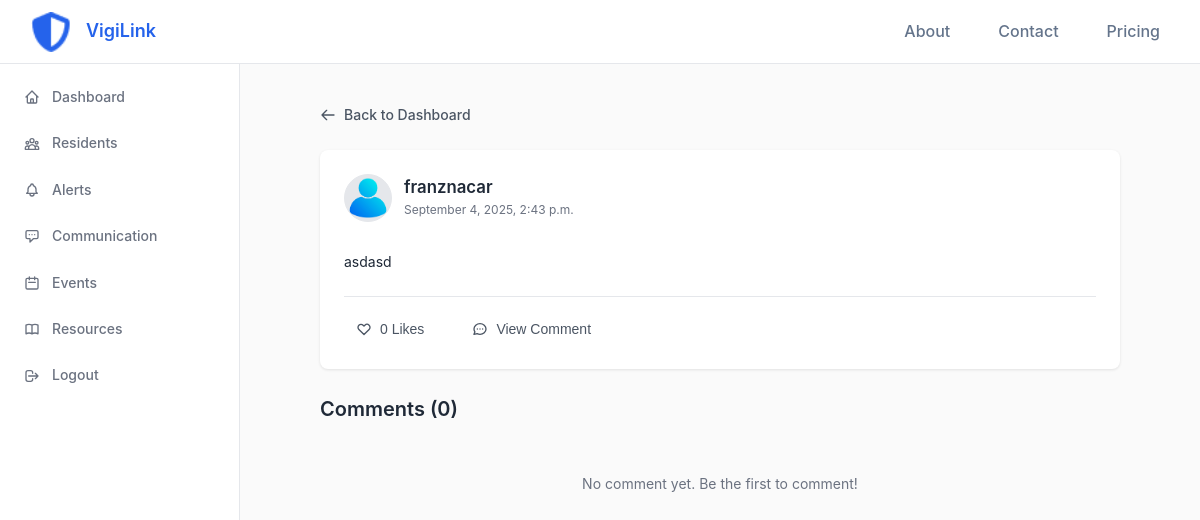
/user/post/41/ (signed in), run on the app's committed database.
### user_panel/models.py (models this page shows, shortened)
class Post(models.Model):
    post_id = models.AutoField(primary_key=True)
    user = models.ForeignKey(settings.AUTH_USER_MODEL, on_delete=models.CASCADE, related_name='posts')
    message = models.TextField(blank=True)
    uploaded_at = models.DateTimeField(default=timezone.now)

### accounts/models.py (models this page shows, shortened)
class User(AbstractUser):
    first_name = None
    last_name = None
    ROLE_CHOICES = (
        ('guest', 'Guest'),
        ('resident', 'Resident'),
        ('communityowner', 'Community Owner'),
        ('security', 'Security'),
        ('admin', 'Admin'),
    )
    full_name = models.CharField(max_length=300, blank=True)
    city = models.ForeignKey(City, on_delete=models.SET_NULL, null=True, blank=True)
    district = models.ForeignKey(District, on_delete=models.SET_NULL, null=True, blank=True)
    contact = models.CharField(max_length=50, blank=True)
    is_verified = models.BooleanField(default=False)
    verification_code = models.CharField(max_length=6, blank=True, null=True)
    verification_code_created = models.DateTimeField(null=True, blank=True)
    profile_picture = models.ImageField(upload_to='profile_pictures/', default='accounts/static/accounts/images/profile.png', blank=True, null=True)
    profile_picture_url = models.URLField(max_length=500, blank=True, null=True)  # For Dropbox URLs
    role = models.CharField(max_length=20, choices=ROLE_CHOICES, default='guest')
    address = models.TextField(blank=True)
    block = models.CharField(max_length=50, blank=True)
    lot = models.CharField(max_length=50, blank=True)
    about = models.TextField(blank=True, help_text='A short bio or description about yourself')
    objects = CustomUserManager()
    USERNAME_FIELD = 'username'
    REQUIRED_FIELDS = ['email', 'full_name']
    class Meta:
        verbose_name = _('user')
        verbose_name_plural = _('users')
    def __str__(self):
        return self.username

### user_panel/views.py (the view)
# urls.py: path('post/<int:post_id>/', views.view_post, name='view_post'),
@login_required
def view_post(request, post_id):
    post = get_object_or_404(Post, post_id=post_id)
    replies = post.replies.all().order_by('created_at')
    user_reacted = post.reactions.filter(user=request.user).exists()
    context = {
        'post': post,
        'replies': replies,
        'user_reacted': user_reacted,
        'reaction_count': post.reactions.count()
    }
    return render(request, 'dashboard/view_post.html', context)

### user_panel/templates/dashboard/view_post.html (shortened to what this page needs)
{% extends 'dashboard/base.html' %}
{% load static %}
{% block content %}
<div class="view-post-container">
    <div class="post-navigation">
        <a href="{% url 'user_panel:dashboard' %}" class="back-link">
            <svg width="16" height="16" fill="none" stroke="currentColor" viewBox="0 0 24 24">
                <path stroke-linecap="round" stroke-linejoin="round" stroke-width="2" d="M10 19l-7-7m0 0l7-7m-7 7h18"/>
            </svg>
            Back to Dashboard
        </a>
    </div>
    <div class="post-detail-card" data-post-id="{{ post.post_id }}">
        <div class="post-header">
            <img src="{% if post.user.profile_picture_url %}{{ post.user.profile_picture_url }}?{% now 'U' %}{% elif post.user.profile_picture %}{{ post.user.profile_picture.url }}?{% now 'U' %}{% else %}/static/accounts/images/profile.png{% endif %}" alt="{{ post.user.username }}" class="post-avatar" onerror="this.src='/static/accounts/images/profile.png'">
            <div class="post-info">
                <div class="post-header-info">
                    <div class="post-author">{{ post.user.username }}</div>
                    <div class="post-date">{{ post.uploaded_at|date:"F j, Y, g:i a" }}</div>
                </div>
            </div>
        </div>
        <div class="post-content">{{ post.message }}</div>
        <div class="post-actions">
            <div class="action-buttons">
                <form method="post" action="{% url 'react_to_post' post.post_id %}" class="reaction-form">
                    <button type="submit" class="reaction-btn {% if user_reacted %}reacted{% endif %}">
                        <svg width="16" height="16" fill="{% if user_reacted %}currentColor{% else %}none{% endif %}" stroke="currentColor" viewBox="0 0 24 24">
                            <path stroke-linecap="round" stroke-linejoin="round" stroke-width="2" d="M4.318 6.318a4.5 4.5 0 000 6.364L12 20.364l7.682-7.682a4.5 4.5 0 00-6.364-6.364L12 7.636l-1.318-1.318a4.5 4.5 0 00-6.364 0z"/>
                        </svg>
                        <span>{{ reaction_count }} {% if reaction_count == 1 %}Like{% else %}Likes{% endif %}</span>
                    </button>
                </form>
                <button class="reply-btn" data-post-id="{{ post.post_id }}" onclick="toggleReplyForm()">
                    <span>View Comment</span>
                </button>
            </div>
        </div>
    </div>
    <div class="replies-container">
        <h3 data-reply-count="{{ replies|length }}">Comments ({{ replies|length }})</h3>
        {% if replies %}
            {% for reply in replies %}
                <div class="reply-card" data-reply-id="{{ reply.reply_id }}">
                    <div class="reply-header">
                        <img src="{% if reply.user.profile_picture_url %}{{ reply.user.profile_picture_url }}?{% now 'U' %}{% elif reply.user.profile_picture %}{{ reply.user.profile_picture.url }}?{% now 'U' %}{% else %}/static/accounts/images/profile.png{% endif %}" alt="{{ reply.user.username }}" class="reply-avatar" onerror="this.src='/static/accounts/images/profile.png'">
                        <div class="reply-info">
                            <div class="reply-author">{{ reply.user.username }}</div>
                            <div class="reply-date">{{ reply.created_at|date:"F j, Y, g:i a" }}</div>
                        </div>
                        {% if reply.user == request.user %}
                        <div class="reply-actions-dropdown">
                            <button class="reply-actions-toggle">
                                <svg width="16" height="16" fill="none" stroke="currentColor" viewBox="0 0 24 24">
                                    <path stroke-linecap="round" stroke-linejoin="round" stroke-width="2" d="M12 5v.01M12 12v.01M12 19v.01M12 6a1 1 0 110-2 1 1 0 010 2zm0 7a1 1 0 110-2 1 1 0 010 2zm0 7a1 1 0 110-2 1 1 0 010 2z"/>
                                </svg>
                            </button>
                            <div class="reply-actions-menu">
                                <button class="edit-reply-btn" data-reply-id="{{ reply.reply_id }}" data-reply-message="{{ reply.message }}">Edit</button>
                                <button class="delete-reply-btn" data-reply-id="{{ reply.reply_id }}">Delete</button>
                            </div>
                        </div>
                        {% endif %}
                    </div>
                    <div class="reply-content">{{ reply.message }}</div>
                </div>
            {% endfor %}
        {% else %}
            <div class="no-replies">No comment yet. Be the first to comment!</div>
        {% endif %}
    </div>
</div>
{% endblock %}

### user_panel/static/dashboard/css/dashboard_styles.css (style rules this page uses)
* { margin: 0; padding: 0; box-sizing: border-box; }
body { font-family: -apple-system, BlinkMacSystemFont, 'Segoe UI', Roboto, 'Helvetica Neue', Arial, sans-serif; background-color: #fafafa; color: #1f2937; line-height: 1.6; }
.post-header { display: flex; gap: 1rem; margin-bottom: 1rem; }
.post-avatar { width: 48px; height: 48px; border-radius: 50%; background: #e5e7eb; flex-shrink: 0; }
.post-info { flex: 1; word-wrap: break-word; overflow-wrap: break-word; max-width: 100%; box-sizing: border-box; overflow: hidden; }
.post-author { font-weight: 600; color: #1f2937; margin-bottom: 0.75rem; word-wrap: break-word; overflow-wrap: break-word; max-width: 100%; }
.post-content { color: #1f2937; margin-bottom: 1rem; line-height: 1.6; word-wrap: break-word; overflow-wrap: break-word; max-width: 100%; overflow: hidden; text-overflow: ellipsis; box-sizing: border-box; }

### user_panel/static/dashboard/css/post_styles.css (style rules this page uses)
.view-post-container { max-width: 800px; margin: 0 auto; padding: 1.5rem 0; word-wrap: break-word; overflow-wrap: break-word; width: 100%; }
.post-header-info { display: flex; flex-direction: column; gap: 0px; margin-top: 0; margin-bottom: 12px; position: relative; width: 100%; word-wrap: break-word; overflow-wrap: break-word; max-width: 100%; }
.post-info { position: relative; width: 100%; display: flex; flex-direction: column; word-wrap: break-word; overflow-wrap: break-word; max-width: 100%; box-sizing: border-box; overflow: hidden; }
.post-author { font-weight: 600; color: #1f2937; margin-bottom: -4px; font-size: 1.05rem; word-wrap: break-word; overflow-wrap: break-word; max-width: 100%; }
.post-date { font-size: 0.85rem; color: #6b7280; margin-top: 10px; line-height: 1.5; }
.post-content { margin-top: 20px; margin-bottom: 16px; line-height: 1.5; word-wrap: break-word; overflow-wrap: break-word; max-width: 100%; overflow: hidden; text-overflow: ellipsis; box-sizing: border-box; }
.post-navigation { margin-bottom: 1.5rem; }
.back-link { display: flex; align-items: center; gap: 0.5rem; color: #4b5563; text-decoration: none; font-weight: 500; font-size: 0.875rem; transition: color 0.2s; }
.post-detail-card { background: white; border-radius: 0.5rem; box-shadow: 0 1px 3px rgba(0, 0, 0, 0.1); padding: 1.5rem; margin-bottom: 1.5rem; word-wrap: break-word; overflow-wrap: break-word; max-width: 100%; }
.post-date { color: #6b7280; font-size: 0.75rem; margin-top: 0.25rem; white-space: nowrap; overflow: hidden; text-overflow: ellipsis; max-width: 100%; }
.post-actions { display: flex; justify-content: space-between; align-items: center; margin-top: 1.5rem; padding-top: 1rem; border-top: 1px solid #e5e7eb; flex-wrap: wrap; }
.action-buttons { display: flex; gap: 1.5rem; flex-wrap: wrap; width: 100%; }
.reaction-btn, .reply-btn { display: inline-flex; align-items: center; justify-content: center; gap: 0.5rem; background: none; border: none; color: #4b5563; font-size: 0.875rem; cursor: pointer; padding: 0.5rem 0.75rem; transition: all 0.2s ease; border-radius: 0.375rem; width: auto; min-width: 80px; flex-shrink: 0; }
.post-header { display: flex; align-items: flex-start; gap: 0.75rem; margin-bottom: 0.75rem; position: relative; width: 100%; flex-wrap: nowrap; }
.replies-container { margin-top: 1.5rem; word-wrap: break-word; overflow-wrap: break-word; max-width: 100%; }
.replies-container h3 { font-size: 1.25rem; color: #1f2937; font-weight: 600; margin-bottom: 1rem; }
.post-avatar { width: 48px; height: 48px; border-radius: 50%; background: #e5e7eb; flex-shrink: 0; object-fit: cover; border: 1px solid #e5e7eb; }
.post-content { color: #1f2937; font-size: 0.875rem; line-height: 1.5; word-wrap: break-word; overflow-wrap: break-word; max-width: 100%; overflow: hidden; text-overflow: ellipsis; box-sizing: border-box; }
.no-replies { color: #6b7280; font-size: 0.875rem; text-align: center; padding: 2rem 0; }

### data on the page
Post: user.username "franznacar", uploaded_at "September 4, 2025, 2:43 p.m.", message "asdasd"

### other printed values
{{ reaction_count }} "0"
